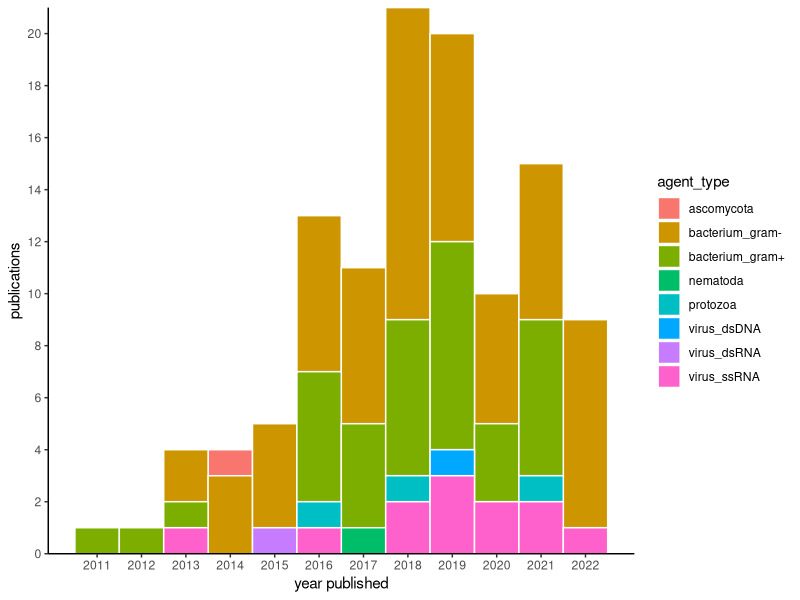
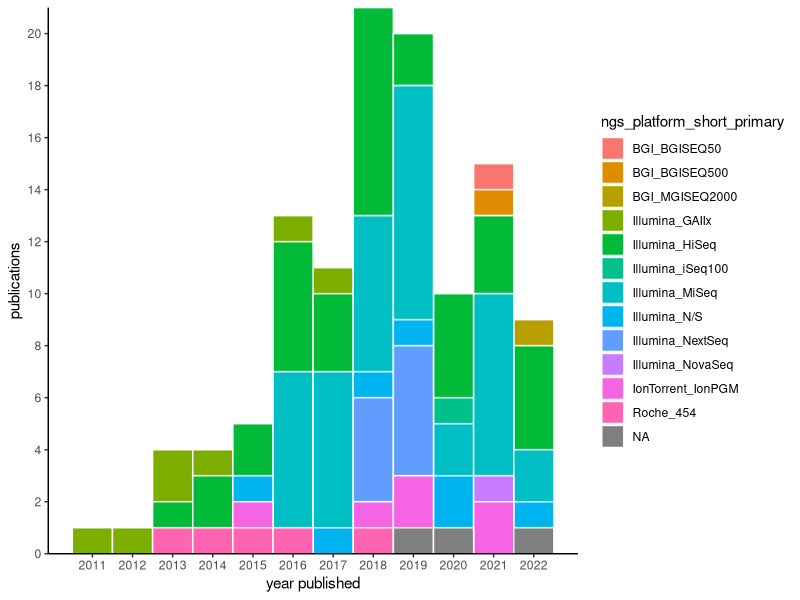
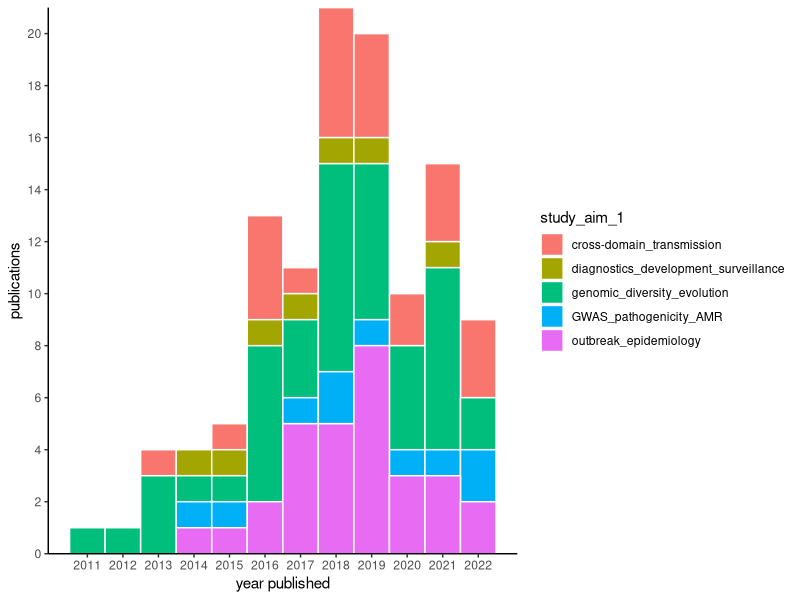
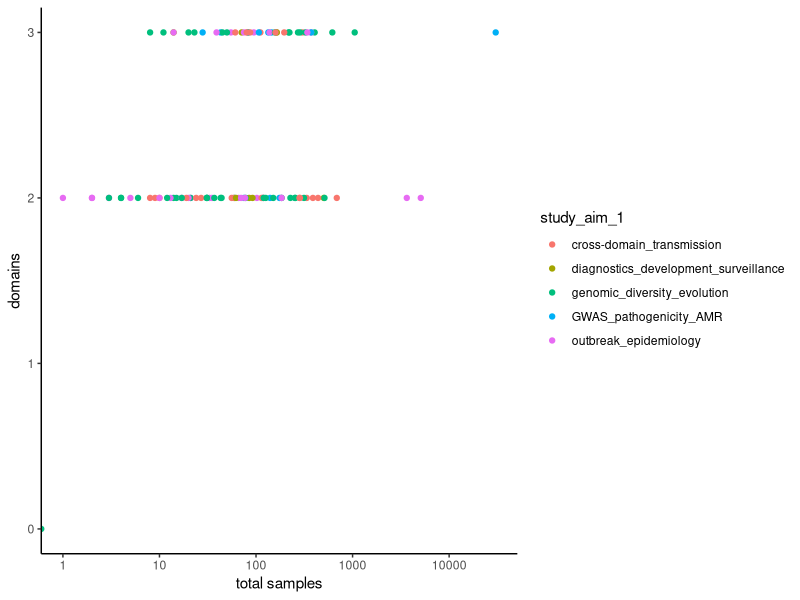
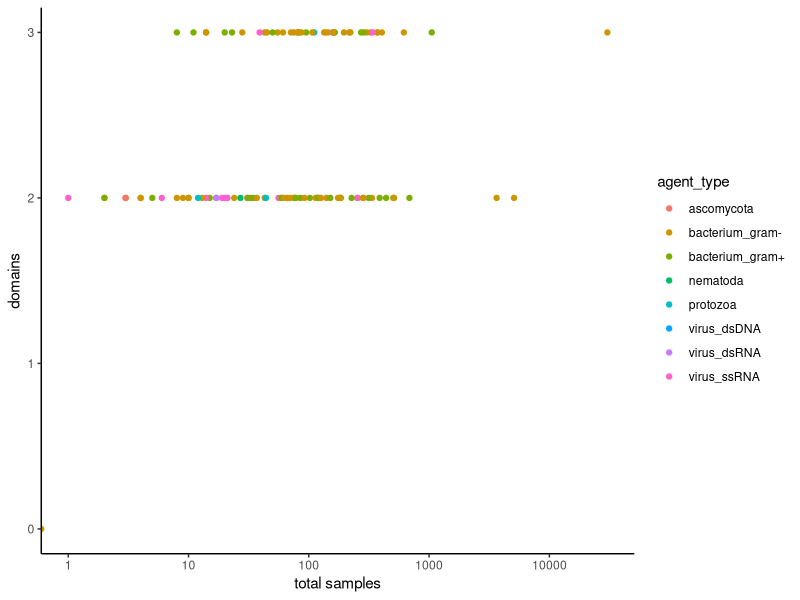

Source code (R) for these figures, in order:
# code to explore and visualize dataset

# libraries
library(ggplot2)

# importing and correctly formatting data
db4 <- read.csv("data/NGSscoping_dbv4.csv", header = TRUE)
names(db4)<-tolower(names(db4))
db4$biotic.env_sample_size
colnames(db4)[22] <- 'biotic_env_sample_size'

#'env_domain' looks like a sample size.... 

str(db4) # lots of columns coming up as characters
col.chr.ids = c('hum_sample_size','livestock_sample_size', 'pet_sample_size','poultry_sample_size',
                'wildlife_sample_size','arachnida_sample_size', 'insecta_sample_size', 'env_domain',
                'biotic_env_sample_size','abiotic_sample_size')
db4[col.chr.ids] <- sapply(db4[col.chr.ids],as.numeric)
str(db4)

sample_cols = grep('sample_size',names(db4)) # identifying sample size columns
db4$total_samples = rowSums(db4[,sample_cols], na.rm=TRUE)
db4$env_bin = ifelse(db4$env_domain>0,1,0)
db4$ani_bin = ifelse(db4$ani_sample_size>0,1,0)
db4$human_bin = ifelse(db4$hum_sample_size>0,1,0)
db4$total_domains = rowSums(db4[,c('env_bin','ani_bin','human_bin')], na.rm=T)
# some are 0?!? and some are 1?

# by publication year
sort(unique(db4$publication_year))
library(ggplot2)
ggplot(db4, aes(x=publication_year, fill=agent_type)) +
  geom_histogram(col = 'white', position="stack", bins = 12)+
  theme(legend.position="top")+
  theme_classic()+
  labs(x="year published", y = "publications")+
  scale_y_continuous(expand = c(0, 0), breaks=seq(0,23,2))+
  scale_x_continuous(breaks=seq(2011,2022,1))

ggplot(db4, aes(x=publication_year, fill=ngs_platform_short_primary)) +
  geom_histogram(col = 'white', position="stack", bins = 12)+
  theme(legend.position="top")+
  theme_classic()+
  labs(x="year published", y = "publications")+
  scale_y_continuous(expand = c(0, 0), breaks=seq(0,23,2))+
  scale_x_continuous(breaks=seq(2011,2022,1))

ggplot(db4, aes(x=publication_year, fill=study_aim_1)) +
  geom_histogram(col = 'white', position="stack", bins = 12)+
  theme(legend.position="top")+
  theme_classic()+
  labs(x="year published", y = "publications")+
  scale_y_continuous(expand = c(0, 0), breaks=seq(0,23,2))+
  scale_x_continuous(breaks=seq(2011,2022,1))

# by sample size year
names(db4)
ggplot(db4, aes(x=total_samples, y = total_domains, col=study_aim_1)) +
  geom_point()+
  theme(legend.position="top")+
  theme_classic()+
  labs(x="total samples", y = "domains")+
  scale_x_continuous(trans='log10')

ggplot(db4, aes(x=total_samples, y = total_domains, col=agent_type)) +
  geom_point()+
  theme(legend.position="top")+
  theme_classic()+
  labs(x="total samples", y = "domains")+
  scale_x_continuous(trans='log10')
